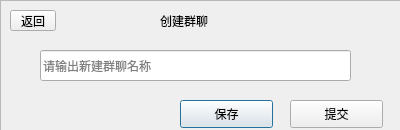
<?xml version="1.0" encoding="UTF-8"?>
<ui version="4.0">
 <class>newGroup</class>
 <widget class="QDialog" name="newGroup">
  <property name="geometry">
   <rect>
    <x>0</x>
    <y>0</y>
    <width>400</width>
    <height>130</height>
   </rect>
  </property>
  <property name="windowTitle">
   <string>Dialog</string>
  </property>
  <widget class="QFrame" name="frame">
   <property name="geometry">
    <rect>
     <x>0</x>
     <y>0</y>
     <width>401</width>
     <height>131</height>
    </rect>
   </property>
   <property name="frameShape">
    <enum>QFrame::StyledPanel</enum>
   </property>
   <property name="frameShadow">
    <enum>QFrame::Raised</enum>
   </property>
   <widget class="QPushButton" name="save">
    <property name="geometry">
     <rect>
      <x>180</x>
      <y>100</y>
      <width>93</width>
      <height>28</height>
     </rect>
    </property>
    <property name="text">
     <string>保存</string>
    </property>
   </widget>
   <widget class="QPushButton" name="up">
    <property name="geometry">
     <rect>
      <x>290</x>
      <y>100</y>
      <width>93</width>
      <height>28</height>
     </rect>
    </property>
    <property name="text">
     <string>提交</string>
    </property>
   </widget>
   <widget class="QLineEdit" name="lineEdit">
    <property name="geometry">
     <rect>
      <x>40</x>
      <y>50</y>
      <width>311</width>
      <height>31</height>
     </rect>
    </property>
    <property name="placeholderText">
     <string>请输出新建群聊名称</string>
    </property>
   </widget>
   <widget class="QLabel" name="label">
    <property name="geometry">
     <rect>
      <x>160</x>
      <y>10</y>
      <width>68</width>
      <height>21</height>
     </rect>
    </property>
    <property name="text">
     <string>创建群聊</string>
    </property>
   </widget>
   <widget class="QToolButton" name="back">
    <property name="geometry">
     <rect>
      <x>10</x>
      <y>10</y>
      <width>46</width>
      <height>21</height>
     </rect>
    </property>
    <property name="text">
     <string>返回</string>
    </property>
   </widget>
  </widget>
 </widget>
 <resources/>
 <connections/>
</ui>
